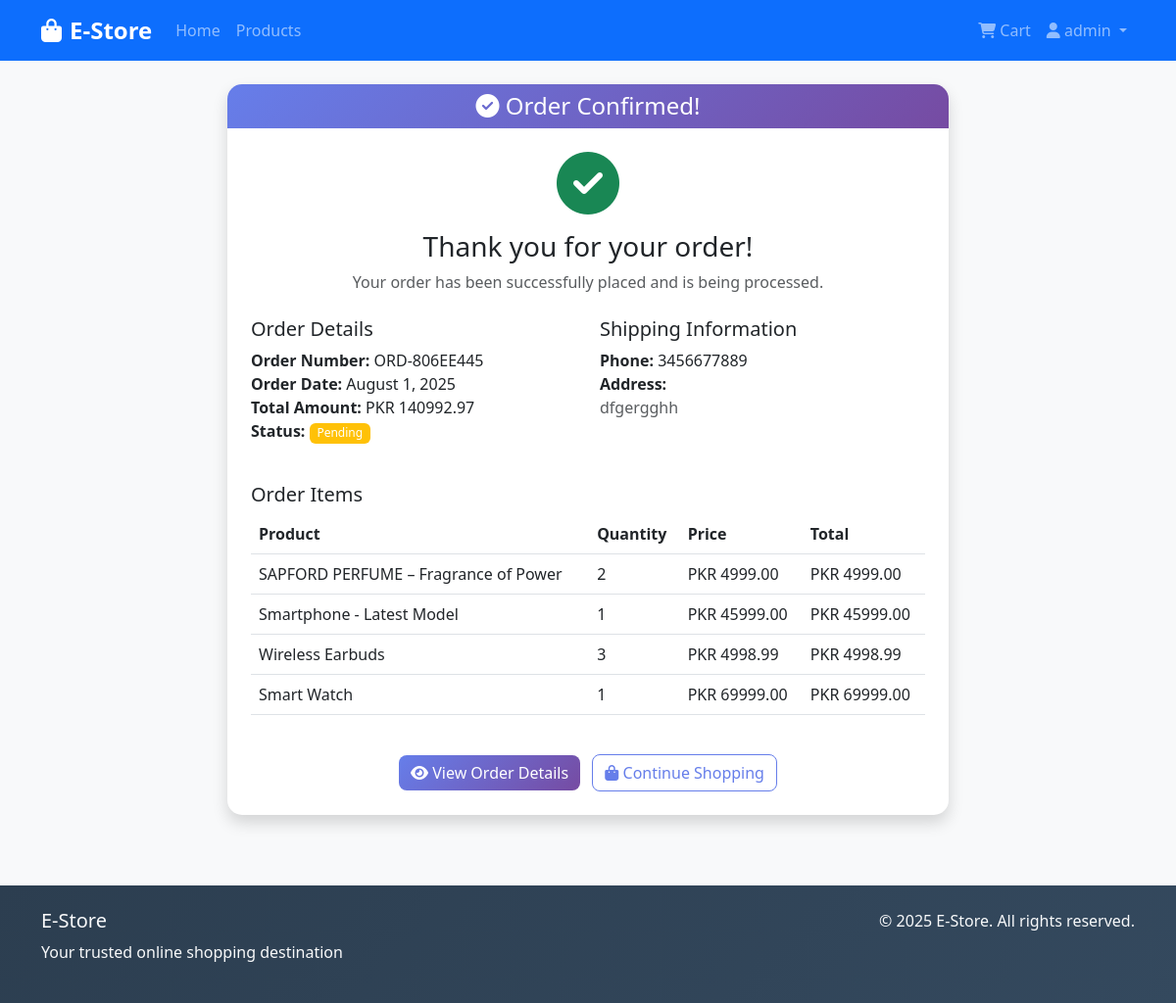
/order-confirmation/1/ (signed in), run on the app's committed database.
### store/models.py (models this page shows, shortened)
class Order(models.Model):
    STATUS_CHOICES = [
        ('pending', 'Pending'),
        ('processing', 'Processing'),
        ('shipped', 'Shipped'),
        ('delivered', 'Delivered'),
        ('cancelled', 'Cancelled'),
    ]
    user = models.ForeignKey(User, on_delete=models.CASCADE)
    order_number = models.CharField(max_length=20, unique=True, null=True, blank=True)
    total_amount = models.DecimalField(max_digits=10, decimal_places=2)
    status = models.CharField(max_length=20, choices=STATUS_CHOICES, default='pending')
    shipping_address = models.TextField()
    phone_number = models.CharField(max_length=15)
    created_at = models.DateTimeField(auto_now_add=True)
    updated_at = models.DateTimeField(auto_now=True)

class OrderItem(models.Model):
    order = models.ForeignKey(Order, on_delete=models.CASCADE, related_name='items')
    product = models.ForeignKey(Product, on_delete=models.CASCADE)
    quantity = models.IntegerField()
    price = models.DecimalField(max_digits=10, decimal_places=2)

class Product(models.Model):
    name = models.CharField(max_length=200)
    description = models.TextField()
    price = models.DecimalField(max_digits=10, decimal_places=2)
    image = models.ImageField(upload_to='products/', blank=True, null=True)
    stock = models.IntegerField(default=0, validators=[MinValueValidator(0)])
    created_at = models.DateTimeField(auto_now_add=True)
    updated_at = models.DateTimeField(auto_now=True)

### store/views.py (the view)
# urls.py: path('order-confirmation/<int:order_id>/', views.order_confirmation, name='order_confirmation'),
@login_required
def order_confirmation(request, order_id):
    order = get_object_or_404(Order, id=order_id, user=request.user)
    return render(request, 'store/order_confirmation.html', {'order': order})

### store/templates/store/order_confirmation.html (shortened to what this page needs)
{% extends 'base.html' %}
{% load static %}
{% block content %}
<div class="container">
    <div class="row justify-content-center">
        <div class="col-lg-8">
            <div class="card shadow">
                <div class="card-header bg-success text-white text-center">
                    <h4 class="mb-0">
                        <i class="fas fa-check-circle"></i> Order Confirmed!
                    </h4>
                </div>
                <div class="card-body p-4">
                    <div class="text-center mb-4">
                        <i class="fas fa-check-circle text-success" style="font-size: 4rem;"></i>
                        <h3 class="mt-3">Thank you for your order!</h3>
                        <p class="text-muted">Your order has been successfully placed and is being processed.</p>
                    </div>
                    <div class="row">
                        <div class="col-md-6">
                            <h5>Order Details</h5>
                            <ul class="list-unstyled">
                                <li><strong>Order Number:</strong> {{ order.order_number }}</li>
                                <li><strong>Order Date:</strong> {{ order.created_at|date:"F j, Y" }}</li>
                                <li><strong>Total Amount:</strong> PKR {{ order.total_amount }}</li>
                                <li><strong>Status:</strong>
                                    <span class="badge bg-{% if order.status == 'pending' %}warning{% elif order.status == 'processing' %}info{% elif order.status == 'shipped' %}primary{% elif order.status == 'delivered' %}success{% else %}danger{% endif %}">
                                        {{ order.get_status_display }}
                                    </span>
                                </li>
                            </ul>
                        </div>
                        <div class="col-md-6">
                            <h5>Shipping Information</h5>
                            <ul class="list-unstyled">
                                <li><strong>Phone:</strong> {{ order.phone_number }}</li>
                                <li><strong>Address:</strong></li>
                                <li class="text-muted">{{ order.shipping_address }}</li>
                            </ul>
                        </div>
                    </div>
                    <div class="mt-4">
                        <h5>Order Items</h5>
                        <div class="table-responsive">
                            <table class="table">
                                <thead>
                                    <tr>
                                        <th>Product</th>
                                        <th>Quantity</th>
                                        <th>Price</th>
                                        <th>Total</th>
                                    </tr>
                                </thead>
                                <tbody>
                                    {% for item in order.items.all %}
                                    <tr>
                                        <td>{{ item.product.name }}</td>
                                        <td>{{ item.quantity }}</td>
                                        <td>PKR {{ item.price }}</td>
                                        <td>PKR {{ item.price|floatformat:2 }}</td>
                                    </tr>
                                    {% endfor %}
                                </tbody>
                            </table>
                        </div>
                    </div>
                    <div class="text-center mt-4">
                        <a href="{% url 'order_detail' order.id %}" class="btn btn-primary me-2">
                            <i class="fas fa-eye"></i> View Order Details
                        </a>
                        <a href="{% url 'product_list' %}" class="btn btn-outline-primary">
                            <i class="fas fa-shopping-bag"></i> Continue Shopping
                        </a>
                    </div>
                </div>
            </div>
        </div>
    </div>
</div>
{% endblock %}

### store/templates/base.html (shortened to what this page needs)
{% load static %}
<!DOCTYPE html>
<html lang="en">
<head>
    <link href="https://cdn.jsdelivr.net/npm/bootstrap@5.3.0/dist/css/bootstrap.min.css" rel="stylesheet">
    <link rel="stylesheet" href="https://cdnjs.cloudflare.com/ajax/libs/font-awesome/6.4.0/css/all.min.css">
    <link rel="stylesheet" href="{% static 'css/style.css' %}">
</head>
<body>
    <nav class="navbar navbar-expand-lg navbar-dark bg-primary">
        <div class="container">
            <a class="navbar-brand fw-bold" href="{% url 'home' %}">
                <i class="fas fa-shopping-bag me-2"></i>E-Store
            </a>
            <div class="collapse navbar-collapse" id="navbarNav">
                <ul class="navbar-nav me-auto">
                    <li class="nav-item">
                        <a class="nav-link" href="{% url 'home' %}">Home</a>
                    </li>
                    <li class="nav-item">
                        <a class="nav-link" href="{% url 'product_list' %}">Products</a>
                    </li>
                </ul>
                <ul class="navbar-nav">
                    <li class="nav-item">
                        <a class="nav-link" href="{% url 'view_cart' %}">
                            <i class="fas fa-shopping-cart"></i> Cart
                        </a>
                    </li>
                    {% if user.is_authenticated %}
                        <li class="nav-item dropdown">
                            <a class="nav-link dropdown-toggle" href="#" role="button" data-bs-toggle="dropdown">
                                <i class="fas fa-user"></i> {{ user.username }}
                            </a>
                        </li>
                    {% endif %}
                </ul>
            </div>
        </div>
    </nav>
    <main class="py-4">
        {% block content %}
        {% endblock %}
    </main>
    <footer class="bg-dark text-light py-4 mt-5">
        <div class="container">
            <div class="row">
                <div class="col-md-6">
                    <h5>E-Store</h5>
                    <p>Your trusted online shopping destination</p>
                </div>
                <div class="col-md-6 text-md-end">
                    <p>&copy; 2025 E-Store. All rights reserved.</p>
                </div>
            </div>
        </div>
    </footer>
</body>
</html>

### store/static/css/style.css (style rules this page uses)
body { background-color: #f8f9fa; font-family: 'Segoe UI', Tahoma, Geneva, Verdana, sans-serif; }
.navbar-brand { font-weight: 700; font-size: 1.5rem; }
.navbar-nav .nav-link { font-weight: 500; transition: color 0.3s ease; }
.btn { border-radius: 8px; font-weight: 500; transition: all 0.3s ease; }
.btn-primary { background: linear-gradient(135deg, #667eea 0%, #764ba2 100%); border: none; }
.btn-outline-primary { border-color: #667eea; color: #667eea; }
.card { border: none; border-radius: 15px; box-shadow: 0 5px 15px rgba(0, 0, 0, 0.08); transition: box-shadow 0.3s ease; }
.card-header { background: linear-gradient(135deg, #667eea 0%, #764ba2 100%); border: none; border-radius: 15px 15px 0 0 !important; }
.badge { border-radius: 6px; font-weight: 500; }
footer { background: linear-gradient(135deg, #2c3e50 0%, #34495e 100%); color: #fff; }

### data on the page
Order: order_number "ORD-806EE445", created_at "August 1, 2025", total_amount "140992.97", status "Pending", phone_number "3456677889", shipping_address "dfgergghh"
OrderItem: product.name "SAPFORD PERFUME – Fragrance of Power", quantity "2", price "4999.00"
OrderItem: product.name "Smartphone - Latest Model", quantity "1", price "45999.00"
OrderItem: product.name "Wireless Earbuds", quantity "3", price "4998.99"
OrderItem: product.name "Smart Watch", quantity "1", price "69999.00"

### other printed values
{{ user.username }} "admin"
